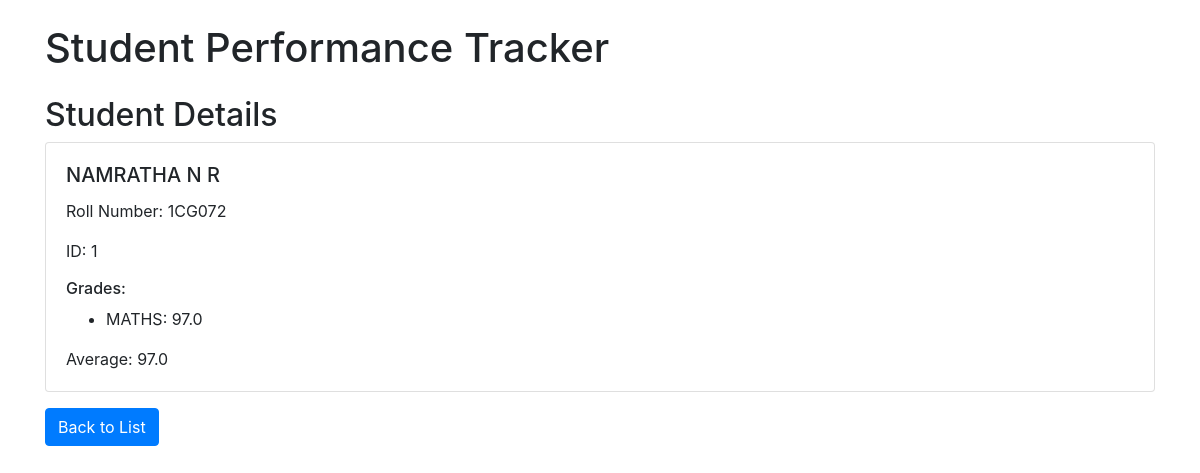
Screenshot of /student/1 with the database file from the repository.
### tables this page shows
CREATE TABLE students (
                id INTEGER PRIMARY KEY AUTOINCREMENT,
                name TEXT NOT NULL,
                roll_number TEXT UNIQUE NOT NULL);

CREATE TABLE grades (
                id INTEGER PRIMARY KEY AUTOINCREMENT,
                student_id INTEGER NOT NULL,
                subject TEXT NOT NULL,
                grade REAL NOT NULL,
                FOREIGN KEY(student_id) REFERENCES students(id));

### app.py (the view)
@app.route('/student/<int:student_id>')
def view_student(student_id):
    student = StudentTracker.get_student(student_id)
    if not student:
        flash('Student not found', 'error')
        return redirect(url_for('index'))
    return render_template('student.html', student=student.get_details())

### app.py (called while the page is built)
    def add_grade(self, subject, grade):
        self.grades[subject] = grade

    def calculate_average(self):
        if not self.grades:
            return 0
        return sum(self.grades.values()) / len(self.grades)

    def get_details(self):
        return {
            'id': self.id,
            'name': self.name,
            'roll_number': self.roll_number,
            'grades': self.grades,
            'average': round(self.calculate_average(), 2)
        }

    @staticmethod
    def get_student(student_id):
        conn = sqlite3.connect('students.db')
        c = conn.cursor()
        c.execute("SELECT id, name, roll_number FROM students WHERE id = ?", (student_id,))
        student_data = c.fetchone()
        if not student_data:
            return None
        student = Student(*student_data)
        c.execute("SELECT subject, grade FROM grades WHERE student_id = ?", (student_id,))
        for subject, grade in c.fetchall():
            student.add_grade(subject, grade)
        conn.close()
        return student

### templates/student.html
{% extends 'base.html' %}
{% block content %}
<h2>Student Details</h2>
<div class="card">
    <div class="card-body">
        <h5 class="card-title">{{ student.name }}</h5>
        <p class="card-text">Roll Number: {{ student.roll_number }}</p>
        <p class="card-text">ID: {{ student.id }}</p>
        <h6>Grades:</h6>
        <ul>
            {% for subject, grade in student.grades.items() %}
            <li>{{ subject }}: {{ grade }}</li>
            {% else %}
            <li>No grades recorded</li>
            {% endfor %}
        </ul>
        <p class="card-text">Average: {{ student.average }}</p>
    </div>
</div>
<a href="{{ url_for('index') }}" class="btn btn-primary mt-3">Back to List</a>
{% endblock %}

### rows the page displays
students: name "NAMRATHA N R", roll_number "1CG072", id "1"
grades: subject "MATHS", grade "97.0"

### other values shown
{{ student.average }} "97.0"
